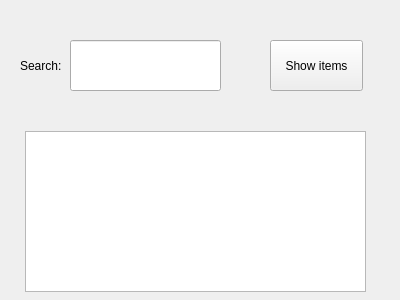
<?xml version="1.0" encoding="UTF-8"?>
<ui version="4.0">
 <class>gui</class>
 <widget class="QWidget" name="gui">
  <property name="geometry">
   <rect>
    <x>0</x>
    <y>0</y>
    <width>400</width>
    <height>300</height>
   </rect>
  </property>
  <property name="windowTitle">
   <string>gui</string>
  </property>
  <widget class="QListWidget" name="shopping_list_widget">
   <property name="geometry">
    <rect>
     <x>25</x>
     <y>131</y>
     <width>341</width>
     <height>161</height>
    </rect>
   </property>
  </widget>
  <widget class="QLineEdit" name="search_line_edit">
   <property name="geometry">
    <rect>
     <x>70</x>
     <y>40</y>
     <width>151</width>
     <height>51</height>
    </rect>
   </property>
   <property name="text">
    <string/>
   </property>
  </widget>
  <widget class="QLabel" name="label">
   <property name="geometry">
    <rect>
     <x>20</x>
     <y>50</y>
     <width>63</width>
     <height>31</height>
    </rect>
   </property>
   <property name="text">
    <string>Search:</string>
   </property>
  </widget>
  <widget class="QPushButton" name="show_button">
   <property name="geometry">
    <rect>
     <x>270</x>
     <y>40</y>
     <width>93</width>
     <height>51</height>
    </rect>
   </property>
   <property name="text">
    <string>Show items</string>
   </property>
  </widget>
 </widget>
 <resources/>
 <connections/>
</ui>
